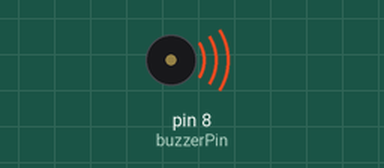
Simulated run of this sketch. Board: Arduino Uno, built with avr-gcc and run on an emulated ATmega328P. Shown: buzzer (waves = sounding, pin HIGH).

Above: at 0.5 s.
Timing chart, 0 to 4.6 s (numbered marks = the images above):
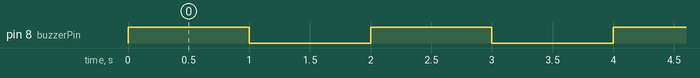

Measured:
- by itself, pin 8 (buzzerPin): alternates HIGH for 1.0 s and LOW for 1.0 s

The sketch:

11.buzzer.ino
```cpp
int buzzerPin = 8;

void setup() {
  pinMode(buzzerPin, OUTPUT);
}

void loop() {
  digitalWrite(buzzerPin, HIGH); // Turn the buzzer on
  delay(1000); // Wait for 1 second
  digitalWrite(buzzerPin, LOW);  // Turn the buzzer off
  delay(1000); // Wait for 1 second
}
```
